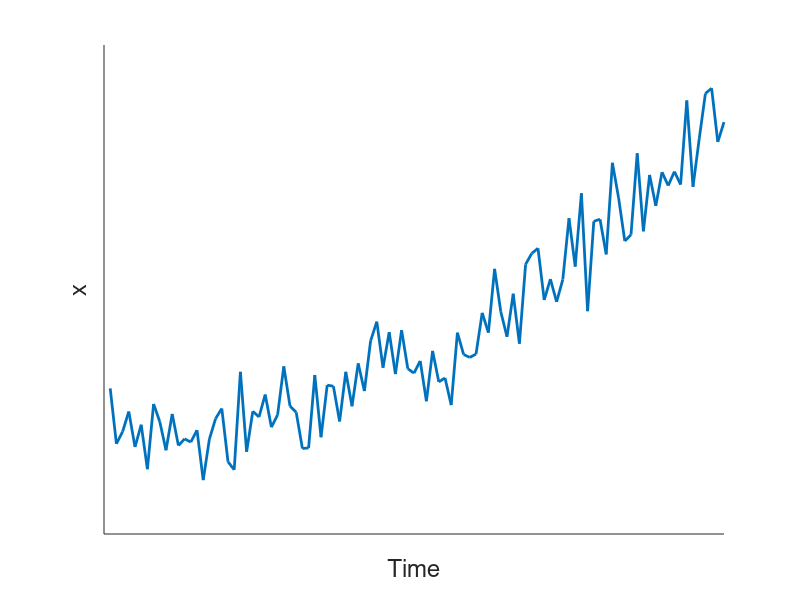

The MATLAB source for this figure:
close all
clear all
clc
set(groot,'defaulttextinterpreter','tex');
set(groot, 'defaultAxesFontSize',16);
N = 1;
color = lines(N+1);
num_samples = 100;
t = linspace(1,num_samples,num_samples);
% t = sort(rand(1,num_samples));


q = floor(numel(t)/2);
y = 0.05*t.^1.8;

data = [];
b = [20 10];
for n= 1:N
%    data = [data; y + b(n)*(rand(1,numel(t))-0.5)];
    data = [data; y + b(n).*(normrnd(0,1,[1 numel(t)]))];
end


hold on

c = lines(4);
% for i= 1:num_samples
%     xline(t(i),'-','Color',[.8 .8 .8],'LineWidth',1);
% %     alpha(0.4)
% end
% 


% for i= 1:num_samples
%     xline(t(i),'-','Color',[.8 .8 .8],'LineWidth',1);
% %     alpha(0.4)
% end
% 

for i= 1:num_samples/10
    k = i*10;
%     xline(t(k),'-','Color',[.8 .8 .8],'LineWidth',1);
    
%     scatter(t(k)-5,mean(data(k-9:k)),50,'O','MarkerFaceColor',c(2,:),'MarkerEdgeColor',c(2,:));
end



% scatter(t,data,10,'filled','MarkerFaceAlpha',0.8)

plot(t,data,'LineWidth',2)


set(gca,'xtick',[])
set(gca,'xticklabel',[])
set(gca,'ytick',[])
set(gca,'yticklabel',[])

xlabel('Time')
ylabel('x')
